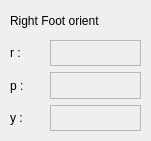
    <widget class="QFrame" name="frame_19">
     <property name="geometry">
      <rect>
       <x>670</x>
       <y>640</y>
       <width>151</width>
       <height>141</height>
      </rect>
     </property>
     <property name="frameShape">
      <enum>QFrame::NoFrame</enum>
     </property>
     <property name="frameShadow">
      <enum>QFrame::Raised</enum>
     </property>
     <widget class="QWidget" name="verticalLayoutWidget_32">
      <property name="geometry">
       <rect>
        <x>50</x>
        <y>40</y>
        <width>91</width>
        <height>91</height>
       </rect>
      </property>
      <layout class="QVBoxLayout" name="verticalLayout_32">
       <item>
        <widget class="QLabel" name="label_112">
         <property name="autoFillBackground">
          <bool>false</bool>
         </property>
         <property name="frameShape">
          <enum>QFrame::StyledPanel</enum>
         </property>
         <property name="text">
          <string/>
         </property>
        </widget>
       </item>
       <item>
        <widget class="QLabel" name="label_113">
         <property name="frameShape">
          <enum>QFrame::StyledPanel</enum>
         </property>
         <property name="text">
          <string/>
         </property>
        </widget>
       </item>
       <item>
        <widget class="QLabel" name="label_114">
         <property name="frameShape">
          <enum>QFrame::StyledPanel</enum>
         </property>
         <property name="text">
          <string/>
         </property>
        </widget>
       </item>
      </layout>
     </widget>
     <widget class="QWidget" name="verticalLayoutWidget_33">
      <property name="geometry">
       <rect>
        <x>10</x>
        <y>40</y>
        <width>31</width>
        <height>91</height>
       </rect>
      </property>
      <layout class="QVBoxLayout" name="verticalLayout_33">
       <item>
        <widget class="QLabel" name="label_115">
         <property name="text">
          <string>r :</string>
         </property>
        </widget>
       </item>
       <item>
        <widget class="QLabel" name="label_116">
         <property name="text">
          <string>p :</string>
         </property>
        </widget>
       </item>
       <item>
        <widget class="QLabel" name="label_117">
         <property name="text">
          <string>y :</string>
         </property>
        </widget>
       </item>
      </layout>
     </widget>
     <widget class="QLabel" name="label_118">
      <property name="geometry">
       <rect>
        <x>10</x>
        <y>10</y>
        <width>131</width>
        <height>21</height>
       </rect>
      </property>
      <property name="text">
       <string>Right Foot orient</string>
      </property>
     </widget>
    </widget>
